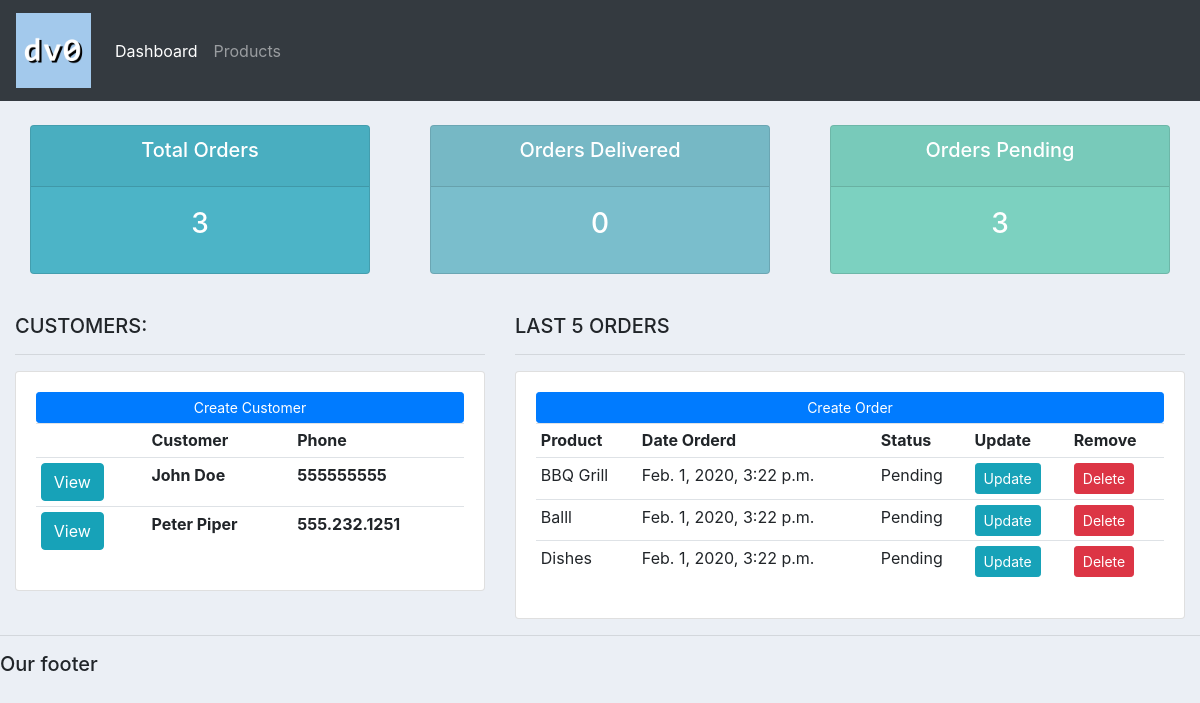
Before: / with the older database file.
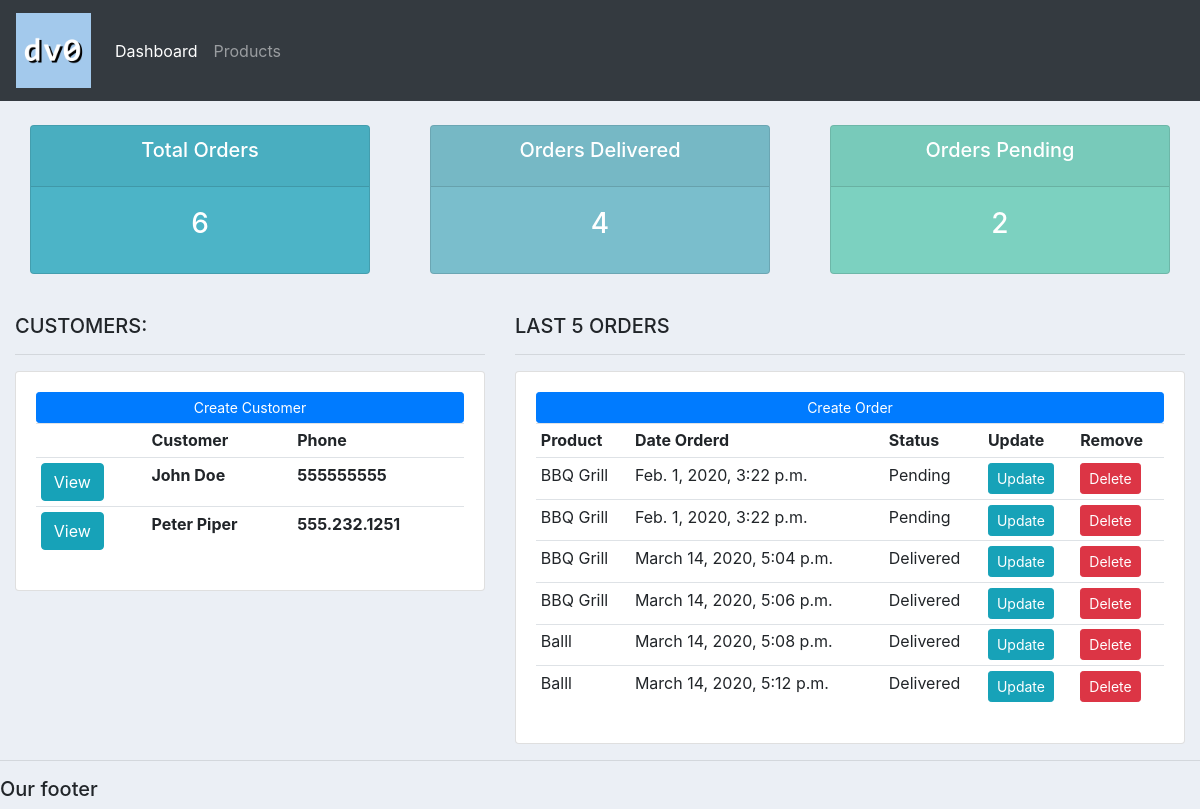
After: the same page with the newer database file.
### accounts/models.py (models this page shows, shortened)
class Customer(models.Model):
    name = models.CharField(max_length=200, null=True)
    phone = models.CharField(max_length=200, null=True)
    email = models.CharField(max_length=200, null=True)
    date_created = models.DateTimeField(auto_now_add=True, null=True)

class Order(models.Model):
    STATUS = (
        ('Pending', 'Pending'),
        ('Out for delivery', 'Out for delivery'),
        ('Delivered', 'Delivered'),
    )
    customer = models.ForeignKey(Customer, null=True, on_delete=models.SET_NULL)
    product = models.ForeignKey(Product, null=True, on_delete=models.SET_NULL)
    date_created = models.DateTimeField(auto_now_add=True, null=True)
    status = models.CharField(max_length=200, null=True, choices=STATUS)

class Product(models.Model):
    CATEGORY = (
        ('Indoor', 'Indoor'),
        ('Out Door', 'Out Door'),
    )
    name = models.CharField(max_length=200, null=True)
    price = models.FloatField(null=True)
    category = models.CharField(max_length=200, null=True, choices=CATEGORY)
    description = models.CharField(max_length=200, null=True)
    date_created = models.DateTimeField(auto_now_add=True, null=True)
    tags = models.ManyToManyField(Tag)
    def __str__(self):
        return self.name

### accounts/views.py (the view)
# urls.py: path('', views.home, name="home"),
def home(request):
	orders = Order.objects.all()
	customers = Customer.objects.all()
	total_customers = customers.count()
	total_orders = orders.count()
	delivered = orders.filter(status='Delivered').count()
	pending = orders.filter(status='Pending').count()
	context = {'orders':orders, 'customers':customers,
	'total_orders':total_orders,'delivered':delivered,
	'pending':pending }
	return render(request, 'accounts/dashboard.html', context)

### accounts/templates/accounts/dashboard.html
{% extends 'accounts/main.html' %}
{% block content %}
{% include 'accounts/status.html' %}
<br>
<div class="row">
	<div class="col-md-5">
		<h5>CUSTOMERS:</h5>
		<hr>
		<div class="card card-body">
			<a class="btn btn-primary  btn-sm btn-block" href="">Create Customer</a>
			<table class="table table-sm">
				<tr>
					<th></th>
					<th>Customer</th>
					<th>Phone</th>
				</tr>
				{% for customer in customers %}
				<tr>
					<td><a href="{% url 'customer' customer.id %}" class="btn btn-small btn-info">View</a></td>
					<th>{{customer.name}}</th>
					<th>{{customer.phone}}</th>
				</tr>
				{% endfor %}
			</table>
		</div>
	</div>
	<div class="col-md-7">
		<h5>LAST 5 ORDERS</h5>
		<hr>
		<div class="card card-body">
			<a class="btn btn-primary  btn-sm btn-block" href="{% url 'create_order' %}">Create Order</a>
			<table class="table table-sm">
				<tr>
					<th>Product</th>
					<th>Date Orderd</th>
					<th>Status</th>
					<th>Update</th>
					<th>Remove</th>
				</tr>
				{% for order in orders %}
				<tr>
					<td>{{order.product}}</td>
					<td>{{order.date_created}}</td>
					<td>{{order.status}}</td>
					<td><a href="{% url 'update_order' order.id %}" class="btn btn-sm btn-info"> Update</a></td>
					<td><a href="{% url 'delete_order' order.id %}" class="btn btn-sm btn-danger">Delete</a></td>
				</tr>
				{% endfor %}
			</table>
		</div>
	</div>
</div>
{% endblock %}

Changed rows visible on the page:
removed Order: product "Balll", date_created "Feb. 1, 2020, 3:22 p.m.", status "Pending"
changed Order (number 2 of 6 on the later page): product "Dishes" → "BBQ Grill"
added Order: product "BBQ Grill", date_created "March 14, 2020, 5:04 p.m.", status "Delivered"
added Order: product "BBQ Grill", date_created "March 14, 2020, 5:06 p.m.", status "Delivered"
added Order: product "Balll", date_created "March 14, 2020, 5:08 p.m.", status "Delivered"
added Order: product "Balll", date_created "March 14, 2020, 5:12 p.m.", status "Delivered"
Other visible differences:
{{ total_orders }}: "3" → "6"
{{ delivered }}: "0" → "4"
{{ pending }}: "3" → "2"
